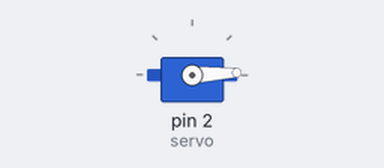
A sketch run on a simulated Arduino Uno, built with avr-gcc and run on an emulated ATmega328P. Shown: servo.

Above: at 1.05 s.
At 2.3 s:
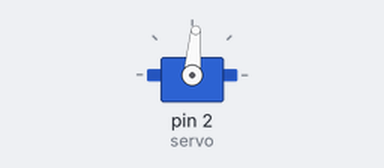
At 3.55 s:
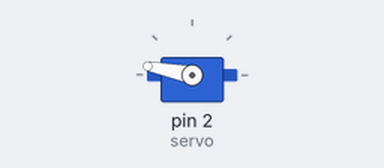
At 6.1 s:
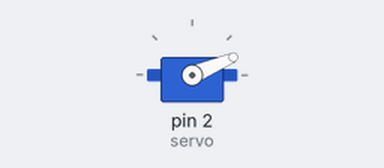
Timing chart, 0 to 8.1 s (numbered marks = the images above):
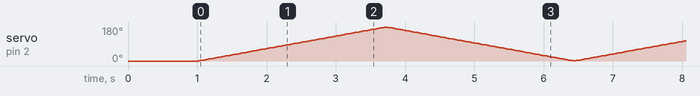

The sketch:

light.ino
```cpp
/*
  Created by: Huzaifa Khalid
  Created on: March 2023

  Moves the servo through 180° and then back again
*/


#include <Servo.h>

Servo servo;

void setup()
{
  servo.attach(2);
  servo.write(0);
  delay(1000);
}

void loop()
{
  for (int angle = 0; angle < 180; angle++)
  {
    servo.write(angle);
    delay(15);
  }
  for (int angle = 180; angle > 0; angle--)
  {
    servo.write(angle);
    delay(15);
  }
}
```
